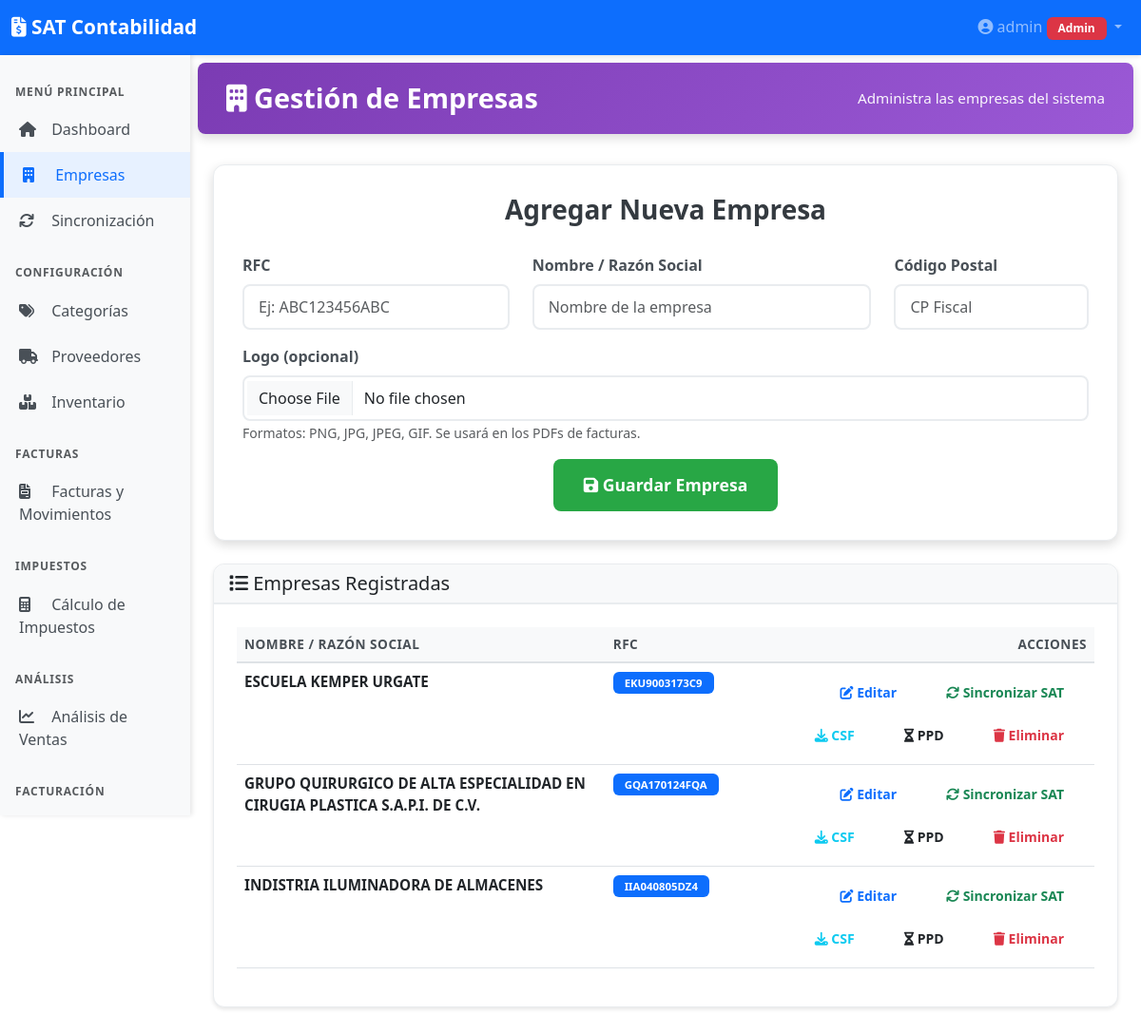
The page /companies (signed in) on the database its author committed.
### models.py (models this page shows, shortened)
class User(UserMixin, db.Model):
    __tablename__ = 'user'
    id = db.Column(db.Integer, primary_key=True)
    username = db.Column(db.String(64), unique=True, nullable=False, index=True)
    email = db.Column(db.String(120), unique=True, nullable=True, index=True)
    password_hash = db.Column(db.String(256))  # Larger for modern hash algorithms
    created_at = db.Column(db.DateTime, default=datetime.utcnow)
    last_login = db.Column(db.DateTime, nullable=True)
    is_active = db.Column(db.Boolean, default=True)
    is_admin = db.Column(db.Boolean, default=False)  # Admin can manage users and access all
    company_access = db.relationship('UserCompanyAccess', back_populates='user', cascade='all, delete-orphan')
    def has_any_perm(self, *perm_names):
        if self.is_admin:
            return True
        for access in self.company_access:
            for name in perm_names:
                if getattr(access, f'perm_{name}', False):
                    return True
        return False

class Company(db.Model):
    id = db.Column(db.Integer, primary_key=True)
    rfc = db.Column(db.String(13), unique=True, nullable=False)
    name = db.Column(db.String(128), nullable=False)
    postal_code = db.Column(db.String(5), nullable=True) # Código Postal (Lugar Expedición)
    logo_path = db.Column(db.String(512), nullable=True)  # Path to company logo
    fiel_cer_path = db.Column(db.String(256), nullable=True)
    fiel_key_path = db.Column(db.String(256), nullable=True)
    fiel_password_enc = db.Column(db.String(256), nullable=True) # Encrypted password
    created_at = db.Column(db.DateTime, default=datetime.utcnow)

### routes/companies.py (the view)
@companies_bp.route('/companies')
@login_required
def companies():
    if current_user.is_admin:
        companies_list = Company.query.order_by(Company.name).all()
    else:
        companies_list = current_user.get_accessible_companies()
    return render_template('companies.html', companies=companies_list)

### templates/companies.html (shortened to what this page needs)
{% extends "base.html" %}
{% block content %}
<div class="page-header page-header-purple">
    <h1>
        <i class="fas fa-building"></i> Gestión de Empresas
    </h1>
    <div class="user-info">
        Administra las empresas del sistema
    </div>
</div>
<div class="form-section mb-4">
    <h3>Agregar Nueva Empresa</h3>
    <form action="/companies/add" method="POST" enctype="multipart/form-data">
        <div class="row">
            <div class="col-md-4 mb-3">
                <label for="rfc" class="form-label">RFC</label>
                <input type="text" class="form-control" name="rfc" id="rfc" required placeholder="Ej: ABC123456ABC">
            </div>
            <div class="col-md-5 mb-3">
                <label for="name" class="form-label">Nombre / Razón Social</label>
                <input type="text" class="form-control" name="name" id="name" required
                    placeholder="Nombre de la empresa">
            </div>
            <div class="col-md-3 mb-3">
                <label for="postal_code" class="form-label">Código Postal</label>
                <input type="text" class="form-control" name="postal_code" id="postal_code" placeholder="CP Fiscal"
                    maxlength="5" pattern="\d{5}">
            </div>
        </div>
        <div class="row">
            <div class="col-md-12 mb-3">
                <label for="logo" class="form-label">Logo (opcional)</label>
                <input type="file" class="form-control" name="logo" id="logo" accept="image/*">
                <small class="text-muted">Formatos: PNG, JPG, JPEG, GIF. Se usará en los PDFs de facturas.</small>
            </div>
        </div>
        <div class="text-center">
            <button type="submit" class="btn btn-success btn-lg">
                <i class="fas fa-save"></i> Guardar Empresa
            </button>
        </div>
    </form>
</div>
<div class="card">
    <div class="card-header bg-light">
        <h5 class="mb-0"><i class="fas fa-list"></i> Empresas Registradas</h5>
    </div>
    <div class="card-body">
        {% if companies %}
        <div class="table-responsive">
            <table class="table table-hover">
                <thead>
                    <tr>
                        <th>Nombre / Razón Social</th>
                        <th>RFC</th>
                        <th class="text-end">Acciones</th>
                    </tr>
                </thead>
                <tbody>
                    {% for company in companies %}
                    <tr>
                        <td>
                            <strong>{{ company.name }}</strong>
                        </td>
                        <td>
                            <span class="badge bg-primary">{{ company.rfc }}</span>
                        </td>
                        <td class="text-end">
                            <a href="/companies/edit/{{ company.id }}" class="btn btn-sm btn-outline-primary">
                                <i class="fas fa-edit"></i> Editar
                            </a>
                            <a href="/companies/sync/{{ company.id }}" class="btn btn-sm btn-outline-success">
                                <i class="fas fa-sync"></i> Sincronizar SAT
                            </a>
                            <a href="/companies/csf/{{ company.id }}" class="btn btn-sm btn-outline-info">
                                <i class="fas fa-download"></i> CSF
                            </a>
                            <a href="{{ url_for('inventory.ppd_list', company_id=company.id) }}"
                                class="btn btn-sm btn-outline-warning text-dark">
                                <i class="fas fa-hourglass-half"></i> PPD
                            </a>
                            <button type="button" class="btn btn-sm btn-outline-danger"
                                onclick="confirmDelete('{{ company.id }}', '{{ company.name }}')">
                                <i class="fas fa-trash"></i> Eliminar
                            </button>
                        </td>
                    </tr>
                    {% endfor %}
                </tbody>
            </table>
        </div>
        {% else %}
        <div class="alert alert-info text-center" role="alert">
            <i class="fas fa-info-circle"></i> No hay empresas registradas. Agrega una nueva empresa usando el
            formulario anterior.
        </div>
        {% endif %}
    </div>
</div>
</div>
{% endblock %}

### templates/base.html (shortened to what this page needs)
<!DOCTYPE html>
<html lang="es">
<head>
    <link href="https://cdn.jsdelivr.net/npm/bootstrap@5.3.0/dist/css/bootstrap.min.css" rel="stylesheet">
    <link rel="stylesheet" href="https://cdnjs.cloudflare.com/ajax/libs/font-awesome/6.4.0/css/all.min.css">
    <link href="https://cdn.jsdelivr.net/npm/tom-select@2.3.1/dist/css/tom-select.bootstrap5.min.css" rel="stylesheet">
    <link rel="stylesheet" href="{{ url_for('static', filename='css/main.css') }}">
</head>
<body>
    <nav class="navbar navbar-expand-lg navbar-dark bg-primary">
        <div class="container-fluid">
            <a class="navbar-brand" href="/">
                <i class="fas fa-file-invoice-dollar"></i> SAT Contabilidad
            </a>
            <div class="collapse navbar-collapse" id="navbarNav">
                {% set _navbar_company = company or selected_company %}
                <ul class="navbar-nav ms-auto">
                    <li class="nav-item dropdown">
                        <a class="nav-link dropdown-toggle" href="#" id="navbarDropdown" role="button"
                            data-bs-toggle="dropdown" aria-expanded="false">
                            <i class="fas fa-user-circle"></i> {{ current_user.username }}
                            {% if current_user.is_admin %}
                            <span class="badge bg-danger">Admin</span>
                            {% endif %}
                        </a>
                    </li>
                </ul>
            </div>
        </div>
    </nav>
    <div class="container-fluid">
        <div class="row">
            <nav class="col-md-2 d-md-block bg-light sidebar vh-100 position-sticky top-0">
                <div class="position-sticky pt-3">
                    {% set nav_is_admin = current_user.is_authenticated and current_user.is_admin %}
                    <h6 class="sidebar-heading px-3 text-muted">
                        MENÚ PRINCIPAL
                    </h6>
                    <ul class="nav flex-column">
                        <li class="nav-item">
                            <a class="nav-link" href="/">
                                <i class="fas fa-home"></i> Dashboard
                            </a>
                        </li>
                        {% if nav_is_admin or current_user.company_access %}
                        <li class="nav-item">
                            <a class="nav-link" href="/companies">
                                <i class="fas fa-building"></i> Empresas
                            </a>
                        </li>
                        {% endif %}
                        {% if has_any_perm('sync') %}
                        <li class="nav-item">
                            <a class="nav-link" href="/sync">
                                <i class="fas fa-sync"></i> Sincronización
                            </a>
                        </li>
                        {% endif %}
                    </ul>
                    {% if has_any_perm('inventory', 'inventory_admin') %}
                    <h6 class="sidebar-heading px-3 mt-4 text-muted">
                        CONFIGURACIÓN
                    </h6>
                    <ul class="nav flex-column">
                        <li class="nav-item">
                            <a class="nav-link" href="/categories">
                                <i class="fas fa-tags"></i> Categorías
                            </a>
                        </li>
                        <li class="nav-item">
                            <a class="nav-link" href="/suppliers">
                                <i class="fas fa-truck"></i> Proveedores
                            </a>
                        </li>
                        <li class="nav-item">
                            <a class="nav-link" href="/inventory">
                                <i class="fas fa-boxes"></i> Inventario
                            </a>
                        </li>
                    </ul>
                    {% endif %}
                    {% if has_any_perm('invoices', 'ppd') %}
                    <h6 class="sidebar-heading px-3 mt-4 text-muted">
                        FACTURAS
                    </h6>
                    <ul class="nav flex-column">
                        <li class="nav-item">
                            <a class="nav-link" href="/search/advanced">
                                <i class="fas fa-file-invoice"></i> Facturas y Movimientos
                            </a>
                            {% set nav_company = company or selected_company %}
                        </li>
                    </ul>
                    {% endif %}
                    {% if has_any_perm('taxes') %}
                    <h6 class="sidebar-heading px-3 mt-4 text-muted">
                        IMPUESTOS
                    </h6>
                    <ul class="nav flex-column">
                        <li class="nav-item">
                            <a class="nav-link" href="/taxes">
                                <i class="fas fa-calculator"></i> Cálculo de Impuestos
                            </a>
                        </li>
                    </ul>
                    {% endif %}
                    {% if has_any_perm('sales') %}
                    <h6 class="sidebar-heading px-3 mt-4 text-muted">
                        ANÁLISIS
                    </h6>
                    <ul class="nav flex-column">
                        <li class="nav-item">
                            <a class="nav-link" href="/sales">
                                <i class="fas fa-chart-line"></i> Análisis de Ventas
                            </a>
                        </li>
                    </ul>
                    {% endif %}
                    {% if has_any_perm('facturacion') %}
                    <h6 class="sidebar-heading px-3 mt-4 text-muted">
                        FACTURACIÓN
                    </h6>
                    <ul class="nav flex-column">
                        <li class="nav-item">
                            <a class="nav-link" href="/facturacion">
                            </a>
                        </li>
                    </ul>
                    {% endif %}
                </div>
            </nav>
            <main class="col-md-10 ms-sm-auto px-md-4">
                <div class="py-4">
                    {% block content %}{% endblock %}
                </div>
        </div>
</body>
</html>

### static/css/main.css (style rules this page uses)
:root { --color-primary: #0d6efd; --color-success: #28a745; --color-danger: #dc3545; --color-warning: #ffc107; --color-info: #17a2b8; --color-dark: #343a40; --color-teal: #20c997; --color-purple: #7b3bb3; --shadow-sm: 0 2px 4px rgba(0,0,0,0.1); --shadow-md: 0 4px 12px rgba(0,0,0,0.15); --shadow-lg: 0 8px 24px rgba(0,0,0,0.2); }
.page-header { padding: 20px 30px; margin: -1rem -1rem 2rem -1rem; border-radius: 8px; color: white; display: flex; justify-content: space-between; align-items: center; box-shadow: var(--shadow-md); }
.page-header-purple { background: linear-gradient(135deg, #7b3bb3 0%, #9b59d6 100%); }
.page-header h1 { margin: 0; font-size: 1.8rem; font-weight: 600; }
.page-header .user-info { font-size: 0.95rem; opacity: 0.95; }
.form-section { background: white; border-radius: 12px; padding: 30px; box-shadow: var(--shadow-md); border: 1px solid #e9ecef; }
.form-section h3 { text-align: center; margin-bottom: 30px; font-weight: 600; color: #343a40; }
.form-label { font-weight: 600; color: #495057; margin-bottom: 8px; }
.form-control, .form-select { border-radius: 8px; border: 2px solid #e9ecef; padding: 10px 15px; transition: all 0.3s ease; }
.btn { border-radius: 8px; padding: 12px 24px; font-weight: 600; transition: all 0.3s ease; border: none; }
.btn-lg { padding: 14px 32px; font-size: 1.1rem; }
.btn-success { background: #28a745; }
.table { font-size: 0.95rem; }
.table thead th { border-bottom: 2px solid #dee2e6; font-weight: 700; text-transform: uppercase; font-size: 0.85rem; letter-spacing: 0.5px; color: #495057; background: #f8f9fa; }
.table tbody tr { transition: all 0.2s ease; }
.sidebar { padding: 0; box-shadow: 2px 0 5px rgba(0,0,0,0.1); overflow-y: auto; max-height: 100vh; }
.sidebar .nav-link { color: #495057; padding: 12px 20px; border-radius: 0; transition: all 0.3s; font-weight: 500; }
.sidebar .nav-link.active { background-color: #e7f1ff; color: #0d6efd; border-left: 4px solid #0d6efd; }
.sidebar .nav-link i { margin-right: 10px; width: 20px; }
.sidebar-heading { font-size: 0.75rem; font-weight: 700; text-transform: uppercase; letter-spacing: 0.8px; margin-top: 1rem; color: #6c757d; }
.card { border-radius: 12px; margin-bottom: 1.5rem; border: 1px solid #e9ecef; box-shadow: var(--shadow-sm); }
.card-header { border-radius: 12px 12px 0 0 !important; font-weight: 700; background: #f8f9fa; border-bottom: 2px solid #e9ecef; }
.card-body { padding: 1.5rem; }
.badge { font-weight: 600; padding: 6px 12px; border-radius: 6px; }
.navbar { box-shadow: var(--shadow-sm); }
.navbar-brand { font-weight: 700; font-size: 1.3rem; }

### rows shown on the page
User: username "admin"
Company: name "ESCUELA KEMPER URGATE", rfc "EKU9003173C9"
Company: name "GRUPO QUIRURGICO DE ALTA ESPECIALIDAD EN CIRUGIA PLASTICA S.A.P.I. DE C.V.", rfc "GQA170124FQA"
Company: name "INDISTRIA ILUMINADORA DE ALMACENES", rfc "IIA040805DZ4"
